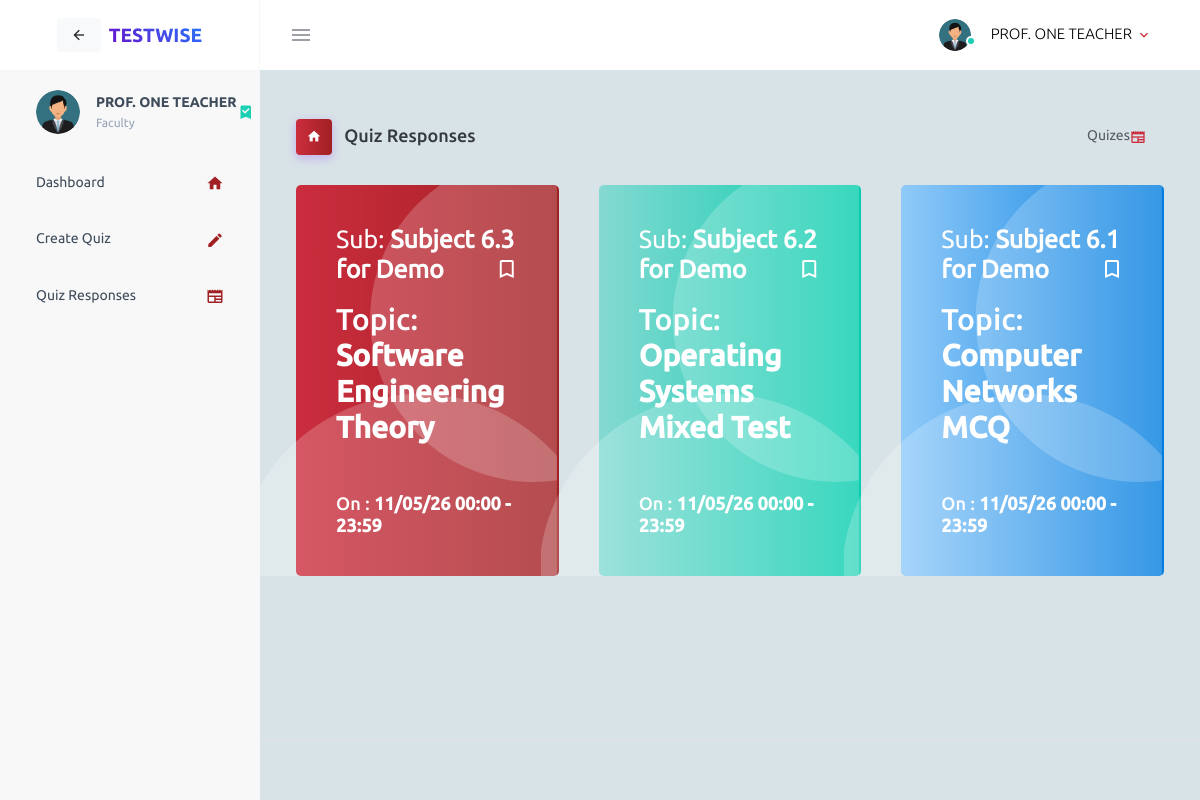
Page /quiz/all_quizes/ (signed in) on the earlier database version.
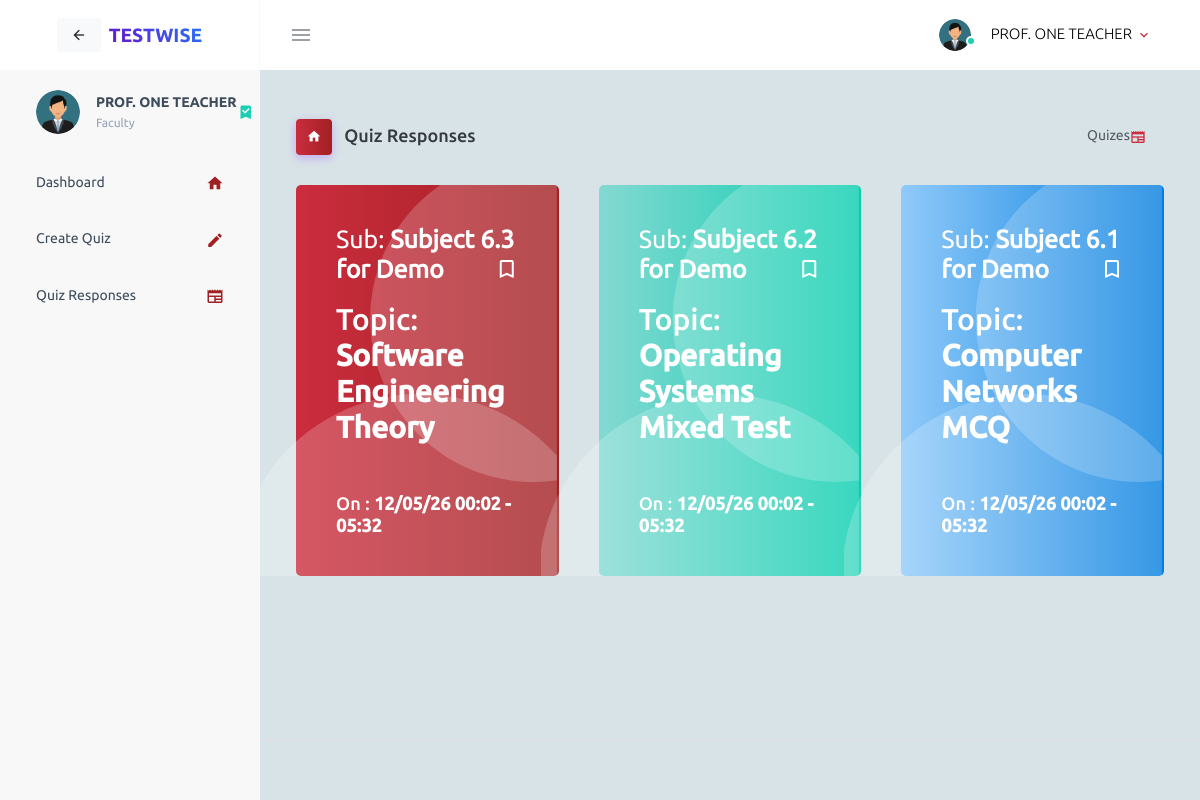
Same page on the later database version.
### tables this page shows
CREATE TABLE `quiz_det` (
  `quiz_id` INTEGER PRIMARY KEY AUTOINCREMENT,
  `q_title` text NOT NULL,
  `q_dept` text NOT NULL,
  `q_sem` text NOT NULL,
  `q_sub` text  ,
  `q_batch` text NOT NULL,
  `q_date` text NOT NULL,
  `quiz_type` TEXT   DEFAULT NULL ,
  `q_timer` int DEFAULT NULL,
  `q_time_start` text NOT NULL,
  `q_time_end` text NOT NULL,
  `q_time_division` text   NOT NULL,
  `show_answer` int NOT NULL ,
  `fac_inserted` text NOT NULL,
  `switch_limit` int NOT NULL,
  `desc_time` int DEFAULT NULL,
  `quiz_status` int DEFAULT NULL,
  `quiz_started` int NOT NULL DEFAULT '0'
);

### quiz/quiz.py (the view, shortened to what this page needs)
@quiz.route('/all_quizes/')
@login_required
def quizes_all():
    mode = session['mode']
    svv = session['svv']
    cursor = mysql.connection.cursor(MySQLdb.cursors.DictCursor)
    qs = list()
    colors = ['bg-gradient-primary2','bg-gradient-success','bg-gradient-info','bg-gradient-warning','bg-gradient-danger','bg-gradient-dark']
    if mode=="Faculty":
        cursor.execute('SELECT quiz_id,q_title,q_sub,q_date,q_time_start,q_time_end FROM quiz_det WHERE fac_inserted =%s ORDER BY quiz_id DESC', [svv])
        records = cursor.fetchall()
        cursor.close()
        for row in records:
            row['q_date'] = datetime.datetime.strptime(row['q_date'], '%Y-%m-%d').strftime('%d/%m/%y')
            qs.append(row)
        return render_template('all_quizes.html', message="", quizes = qs,total_q = len(records),color=colors)

### check_login.py (called while the page is built)
def login_required(f):
    @wraps(f)
    def decorated(*args, **kwargs):
        if 'login' in session:
            return f(*args, **kwargs)
        else:
            return redirect(url_for('show_login'))
    return decorated

### sqlite_shim.py (called while the page is built)
    def execute(self, query, params=None):
        query = query.replace('%s', '?')
        if params:
            if not isinstance(params, (list, tuple, dict)):
                params = (params,)
            self.cursor.execute(query, params)
        else:
            self.cursor.execute(query)
        self._last_row_id = self.cursor.lastrowid
        self._row_count = self.cursor.rowcount
        return self.cursor

    def fetchall(self):
        return self.cursor.fetchall()

    def close(self):
        self.cursor.close()

    def _dict_factory(self, cursor, row):
        d = {}
        for idx, col in enumerate(cursor.description):
            d[col[0]] = row[idx]
        return d

    def cursor(self, cursor_type=None):
        return SQLiteCursor(self._conn.cursor())

### quiz/templates/all_quizes.html (shortened to what this page needs)
<!DOCTYPE html>
<html lang="en">
<head>
    <link rel="stylesheet" href="{{ url_for('static', filename='vendors/mdi/css/materialdesignicons.min.css')}}">
    <link rel="stylesheet" href="{{ url_for('static', filename='vendors/css/vendor.bundle.base.css')}}">
    <link rel="stylesheet" href="/static/css/style.css">
    <link href="{{ url_for('static', filename='css/loader.css')}}" rel="stylesheet" />
</head>
<body onload="message()">
    <div class="container-scroller">
        {% include "nav.html" ignore missing %}
        <div class="container-fluid page-body-wrapper">
            {% include "side_nav.html" ignore missing %}
            <div class="main-panel">
                <div class="content-wrapper" style="background: #d8e3e7;">
                    <div class="page-header">
                        <h3 class="page-title">
                            <span class="page-title-icon bg-gradient-primary2 text-white mr-2">
                  <i class="mdi mdi-home"></i>
                </span> Quiz Responses </h3>
                        <nav aria-label="breadcrumb">
                            <ul class="breadcrumb">
                                <li class="breadcrumb-item active" aria-current="page">
                                    Quizes <i class="mdi mdi-newspaper  icon-sm text-primary2 align-middle"></i>
                                </li>
                            </ul>
                        </nav>
                    </div>
                    <div class="row">
                    {% if quizes %}
                        {% set count = 0 %}
                        {% for quiz in quizes %}
                            {% if (loop.index-1)%6==0 %}
                                {% set count = 0 %}
                            {% elif loop.index<=6 %}
                                {% set count = loop.index-1 %}
                            {% else %}
                                {% set index = (loop.index/6)|round|int %}
                                {% set count = (loop.index-1)-(index*6) %}
                            {% endif %}
                        <div class="col-md-4 stretch-card grid-margin">
                            <div class="card {{color[count]}} card-img-holder text-white">
                                {% if session['mode']=='Student' %}
                                <a class="card-block stretched-link text-decoration-none" href="/quiz/get_quiz?quiz_id={{quiz.quiz_id}}">
                                {% else %}
                                <a class="card-block stretched-link text-decoration-none" href="/quiz/get_response?quiz_id={{quiz.quiz_id}}">
                                {% endif %}
                                    <div class="card-body" style="color: white;">
                                        <img src="{{ url_for('static', filename='images/dashboard/circle.svg')}}" class="card-img-absolute" alt="circle-image" />
                                        <h3 class="font-weight-normal mb-3">Sub: <b>{{quiz.q_sub}}</b><i class="mdi mdi-bookmark-outline mdi-24px float-right"></i>
                                        </h3>
                                        <h2 class="mb-5">Topic: <b>{{quiz.q_title}}</b></h2>
                                        <h4 class="card-text">On : <b>{{quiz.q_date}}          {{quiz.q_time_start}} - {{quiz.q_time_end}}</b></h4>
                                    </div>
                                </a>
                            </div>
                        </div>
                        {% endfor %}
                        {% endif %}
                    </div>
                </div>
                <footer class="footer" style="background: #d8e3e7;">
                </footer>
            </div>
        </div>
    </div>
</body>
</html>

### templates/nav.html (shortened to what this page needs)
<nav class="navbar default-layout-navbar col-lg-12 col-12 p-0 fixed-top d-flex flex-row">
            <div class="text-center navbar-brand-wrapper d-flex align-items-center justify-content-center" style="border-right: 1px solid #F8F8F8;">
                <button class="btn btn-sm btn-light mr-2" onclick="window.history.back()"><i class="mdi mdi-arrow-left"></i></button>
                <span class="brand-text font-weight-bold" style="background: linear-gradient(45deg, #6a11cb 0%, #2575fc 100%); -webkit-background-clip: text; -webkit-text-fill-color: transparent; font-size: 1.2rem;">TESTWISE</span>
            </div>
            <div class="navbar-menu-wrapper d-flex align-items-stretch">
                <button class="navbar-toggler navbar-toggler align-self-center" type="button" data-toggle="minimize">
            <span class="mdi mdi-menu"></span>
          </button>
                <ul class="navbar-nav navbar-nav-right">
                    <li class="nav-item nav-profile dropdown">
                        <a class="nav-link dropdown-toggle" id="profileDropdown" href="{{url_for('load')}}" data-toggle="dropdown" aria-expanded="false">
                            <div class="nav-profile-img">
                                {% if session['login_mode']=='google' %}
                                    <img src="{{session['img']}}" alt="image">
                                {% elif session['login_mode']=='SVV' %}
                                    <img src="{{session['img']}}" alt="{{session['username']}}">
                                {% else %}
                                    {% if session['gender'] =='M' %}
                                        <img src="{{url_for('static', filename='images/man.png')}}" alt="image">
                                    {% else %}
                                        <img src="{{url_for('static', filename='images/woman.png')}}" alt="image">
                                    {% endif %}
                                {% endif %}
                                <span class="availability-status online"></span>
                            </div>
                            <div class="nav-profile-text">
                                <p class="mb-1 text-black">{{ session['username'] }}</p>
                            </div>
                        </a>
                    </li>
                </ul>
            </div>
        </nav>

### templates/side_nav.html (shortened to what this page needs)
<nav class="sidebar sidebar-offcanvas" id="sidebar" style="background-color: #F8F8F8;">
                <ul class="nav">
                    <li class="nav-item nav-profile">
                        <a href="{{url_for('show_profile')}}" class="nav-link">
                            <div class="nav-profile-image">
                                {% if session['login_mode']=='google' %}
                                    <img src="{{session['img']}}" alt="image">
                                {% elif session['login_mode']=='SVV' %}
                                    <img src="{{session['img']}}" alt="{{session['username']}}">
                                {% else %}
                                    {% if session['gender'] =='M' %}
                                        <img src="{{url_for('static', filename='images/man.png')}}" alt="image">
                                    {% else %}
                                        <img src="{{url_for('static', filename='images/woman.png')}}" alt="image">
                                    {% endif %}
                                {% endif %}
                            </div>
                            <div class="nav-profile-text d-flex flex-column">
                                <span class="font-weight-bold mb-2">{{ session['username'] }}</span>
                                <span class="text-secondary text-small" style="color: #95a4b7 !important;">{{ session['mode'] }}</span>
                            </div>
                            <i class="mdi mdi-bookmark-check text-success nav-profile-badge"></i>
                        </a>
                    </li>
                    <li class="nav-item">
                        <a class="nav-link" href="{{url_for('load')}}">
                            <span class="menu-title">Dashboard</span>
                            <i class="mdi mdi-home menu-icon" style="color: #a12023;"></i>
                        </a>
                    </li>
                    {% if session['mode']=='Faculty' %}
                        <li class="nav-item">
                            <a class="nav-link" href="{{url_for('quiz.create_quiz')}}">
                                <span class="menu-title">Create Quiz</span>
                                <i class="mdi mdi-pencil menu-icon" style="color: #a12023;"></i>
                            </a>
                        </li>
                        <li class="nav-item">
                            <a class="nav-link" href="{{url_for('quiz.quizes_all')}}">
                                <span class="menu-title">Quiz Responses</span>
                                <i class="mdi mdi-newspaper menu-icon" style="color: #a12023;"></i>
                            </a>
                        </li>
                    {% endif %}
                </ul>
            </nav>

Differences in the rows shown:
changed quiz_det "Software Engineering Theory": q_date "11/05/26" → "12/05/26"; q_time_start "00:00" → "00:02"; q_time_end "23:59" → "05:32"
changed quiz_det "Operating Systems Mixed Test": q_date "11/05/26" → "12/05/26"; q_time_start "00:00" → "00:02"; q_time_end "23:59" → "05:32"
changed quiz_det "Computer Networks MCQ": q_date "11/05/26" → "12/05/26"; q_time_start "00:00" → "00:02"; q_time_end "23:59" → "05:32"
